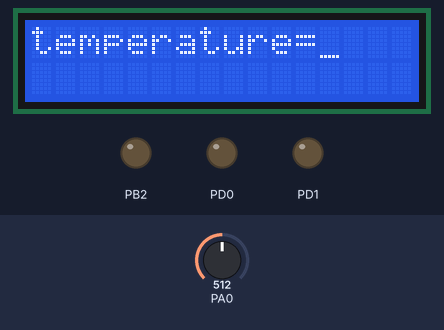
The program below on a simulated ATmega32, built with avr-gcc and emulated at 8 MHz (the files do not name the chip). Parts: 16×2 character LCD, output pins drawn as LEDs (lit = HIGH). Wiring (inferred from the signals the program sends): character LCD (HD44780): RS PB1; E PB0; data PD4, PD5, PD6, PD7. Inputs (shaded band) come from the test bench; at power-on: PA0 = 512. Pins used as bus, display or sensor lines are not drawn.

Above: at 1.2 s.
1.3 s: PA0 set to 417
4.3 s: PA0 set to 390
At 5.4 s:
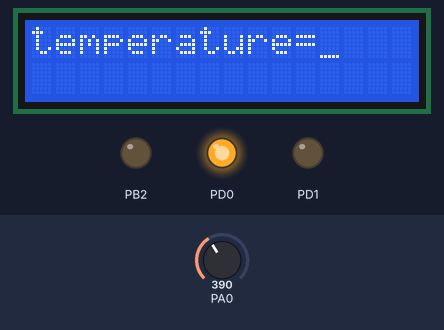
7.3 s: PA0 set to 43
At 8.1 s:
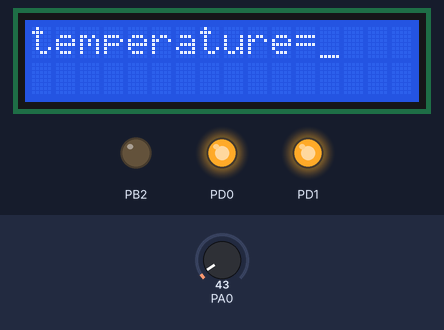
10.3 s: PA0 set to 37
13.3 s: PA0 set to 73
16.3 s: PA0 set to 85
At 17.4 s:
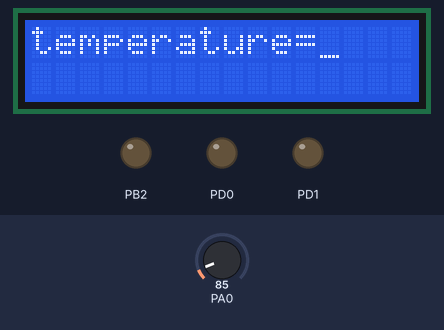
Timing chart, 0 to 19.3 s (numbered marks = the images above; inputs shaded):
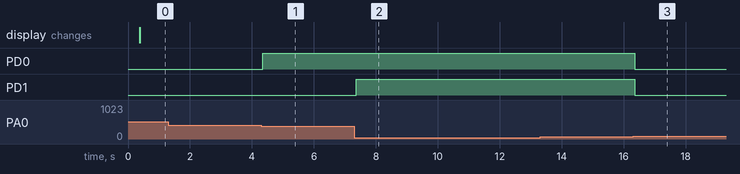

Measured:
- the behaviour switches between 400 and 399 on PA0 (found by bisection; images 0 and 1)
- the behaviour switches between 79 and 80 on PA0 (found by bisection; images 2 and 3)
- after the input at 1.3 s, every drawn part: stays the same
- after the input at 4.3 s, PD0: LOW → HIGH after 0.05 s
- after the input at 7.3 s, PD1: LOW → HIGH after 0.06 s
- after the input at 10.3 s, every drawn part: stays the same
- after the input at 13.3 s, every drawn part: stays the same
- after the input at 16.3 s, PD0, PD1: HIGH → LOW after 0.05 s

The program:

main.c
```c
#include <avr/io.h>
#include "ADC_driver.h"
#include "LCD.h"

char read_val;
unsigned short temperatue;

int main(void)
{
	// Set pin directions for control pins of external devices
	DIO_vsetPINDir('D', 0, 1); // Pin D0 as output
	DIO_vsetPINDir('D', 1, 1); // Pin D1 as output

	// Initialize the LCD and ADC
	LCD_vInit();
	ADC_vinit();

	LCD_vSend_string("temperature="); // Display "temperature=" on the LCD

	while (1)
	{
		temperatue = (ADC_u16Read() * 0.25); // Read temperature from ADC and scale it

		if (temperatue < 10)
		{
			LCD_movecursor(1, 13); // Move cursor to position (1, 13) on the LCD
			LCD_vSend_char(30); // Display '0' on the LCD
			LCD_vSend_char((temperatue % 10) + 48); // Display the digit in the one's place
			LCD_vSend_char(0xDF); // Display the degree symbol on the LCD
			LCD_vSend_char('c'); // Display 'c' for Celsius on the LCD
		}
		else if (temperatue < 100)
		{
			LCD_movecursor(1, 13); // Move cursor to position (1, 13) on the LCD
			LCD_vSend_char((temperatue / 10) + 48); // Display the digit in the tens place
			LCD_vSend_char((temperatue % 10) + 48); // Display the digit in the one's place
			LCD_vSend_char(0xDF); // Display the degree symbol on the LCD
			LCD_vSend_char('c'); // Display 'c' for Celsius on the LCD

			if (temperatue < 20)
			{
				DIO_write('D', 1, 1); // Set pin D1 to high (logic level 1)
			}
			else if (temperatue > 30)
			{
				DIO_write('D', 0, 1); // Set pin D0 to high (logic level 1)
			}
			else
			{
				DIO_write('D', 0, 0); // Set pin D0 to low (logic level 0)
				DIO_write('D', 1, 0); // Set pin D1 to low (logic level 0)
			}
		}
		else
		{
			// No specific actions for temperature greater than or equal to 100
		}
	}
}
```

std_macros.h
```c
/**
 * @name std_macros.h
 * @date May 7, 2023
 * @author Romany Sobhy
 *
 * @details
 * This header file defines macros for common bit-level operations on registers.
 */
#define REGISTER_SIZE 8
#define SET_BIT(reg,bit)    reg|=(1<<bit)
#define CLR_BIT(reg,bit)    reg&=(~(1<<bit))
#define TOG_BIT(reg,bit)    reg^=(1<<bit)
#define READ_BIT(reg,bit)    (reg&(1<<bit))>>bit
#define IS_BIT_SET(reg,bit)  (reg&(1<<bit))>>bit

/* @explanation: IS_BIT_CLR:
 * - (reg & (1 << bit)) performs a bitwise AND operation between the register reg and a mask created by shifting 1 to the left by bit positions.
 *   This masks out the specific bit within the register.
 * - ((reg & (1 << bit)) >> bit) shifts the result of the bitwise AND operation to the right by bit positions.
 *   This moves the masked bit to the least significant bit position.
 * - !((reg & (1 << bit)) >> bit) applies the logical NOT operator to the shifted result.
 *   This inverts the bit value, resulting in true (1) if the bit is cleared (0), and false (0) if the bit is set (1).
 */
#define IS_BIT_CLR(reg,bit)  !((reg&(1<<bit))>>bit)
#define ROR(reg,num)         reg=(reg<<(REGISTER_SIZE-num))|(reg>>(num))
#define ROL(reg,num)        reg= (reg>>(REGISTER_SIZE-num))|(reg<<(num))
```

LCD_config.h
```c
 /* @name LCD_config.h
 * @date May 9, 2023
 * @author Romany Sobhy
 *
 * @details
 *This module provides functions to control and manipulate a Liquid Crystal Display (LCD) using Digital I/O pins and ports on a microcontroller.
 *It includes functions to initialize the LCD, send commands and data to the LCD, clear the screen, move the cursor, and display strings.
 *The driver supports both 4-bit and 8-bit modes of operation, depending on the configuration.
 *To use this driver, the "DIO.h" and "LCD_config.h" header files must be included.
 */


#ifndef LCD_CONFIG_H_
#define LCD_CONFIG_H_
#define four_bits_mode
#endif /* LCD_CONFIG_H_ */
```

ADC_driver.c
```c
/**
 * @brief ADC Driver
 * @date May 8, 2023
 * @author Romany Sobhy
 *
 * @details This driver provides functions to initialize and read from the ADC (Analog-to-Digital Converter) module.
 * The ADC module is used to convert analog input signals into digital values for further processing by the microcontroller.
 * This driver sets up the ADC reference voltage, enables the ADC module, and adjusts the ADC clock.
 * It also provides a function to read the converted digital value from the ADC.
 */
#include <avr/io.h>
#include "std_macros.h"
void ADC_vinit(void)
{
	SET_BIT(ADMUX,REFS0); //configure VREF
	SET_BIT(ADMUX,REFS1);
	SET_BIT(ADCSRA,ADEN); // enable ADC
	/* adjust ADC clock*/
	SET_BIT(ADCSRA,ADPS2);
	SET_BIT(ADCSRA,ADPS1);
}
unsigned short ADC_u16Read(void)
{
	unsigned short read_val;

	SET_BIT(ADCSRA,ADSC); // Start ADC conversion
	while(IS_BIT_CLR(ADCSRA,ADIF)); // Wait for conversion to complete
	SET_BIT(ADCSRA,ADIF); // Clear ADIF flag
	read_val = (ADCL); // Read low byte first
	read_val |= (ADCH<<8); // Read high byte and combine with low byte

	return read_val;
}
```

ADC_driver.h
```c
/**
 * @file ADC_driver.h
 * @date May 8, 2023
 * @author Romany Sobhy
 *
 * @details
 * This file contains SW INTERFACES DECLARATIONS for ADC driver.
 */


#ifndef ADC_DRIVER_H_
#define ADC_DRIVER_H_


/*------------------ SW INTERFACES DECLARATIONS -------------------------*/

void ADC_vinit(void);
unsigned short ADC_u16Read(void);

/*------------------ SW INTERFACES DECLARATIONS END ---------------------*/


#endif /* ADC_DRIVER_H_ */
```

LCD.c
```c
/**
 * @name LCD.c
 * @date May 9, 2023
 * @author Romany Sobhy
 *
 * @details
 *This module provides functions to control and manipulate a Liquid Crystal Display (LCD) using Digital I/O pins and ports on a microcontroller.
 *It includes functions to initialize the LCD, send commands and data to the LCD, clear the screen, move the cursor, and display strings.
 *The driver supports both 4-bit and 8-bit modes of operation, depending on the configuration.
 *To use this driver, the "DIO.h" and "LCD_config.h" header files must be included.
 */
#include "LCD.h"
#define  F_CPU 8000000UL
#include <util/delay.h>

void LCD_vInit(void)
{
	_delay_ms(200);
	#if defined eight_bits_mode
	DIO_vsetPINDir('A',0,1);
	DIO_vsetPINDir('A',1,1);
	DIO_vsetPINDir('A',2,1);
	DIO_vsetPINDir('A',3,1);
	DIO_vsetPINDir('A',4,1);
	DIO_vsetPINDir('A',5,1);
	DIO_vsetPINDir('A',6,1);
	DIO_vsetPINDir('A',7,1);
	DIO_vsetPINDir('B',EN,1);
	DIO_vsetPINDir('B',RW,1);
	DIO_vsetPINDir('B',RS,1);
	DIO_write('B',RW,0);
	LCD_vSend_cmd(EIGHT_BITS); //8 bit mode
	_delay_ms(1);
	LCD_vSend_cmd(CURSOR_ON_DISPLAN_ON);//display on cursor on
	_delay_ms(1);
	LCD_vSend_cmd(CLR_SCREEN);//clear the screen
	_delay_ms(10);
	LCD_vSend_cmd(ENTRY_MODE); //entry mode
	_delay_ms(1);

	#elif defined four_bits_mode
	DIO_vsetPINDir('D',4,1);
	DIO_vsetPINDir('D',5,1);
	DIO_vsetPINDir('D',6,1);
	DIO_vsetPINDir('D',7,1);
	DIO_vsetPINDir('B',EN,1);
	DIO_vsetPINDir('B',RW,1);
	DIO_vsetPINDir('B',RS,1);
   	DIO_write('B',RW,0);
	LCD_vSend_cmd(RETURN_HOME); //return home
	_delay_ms(10);
	LCD_vSend_cmd(FOUR_BITS); //4bit mode
	_delay_ms(1);
	LCD_vSend_cmd(CURSOR_ON_DISPLAN_ON);//display on cursor on
	_delay_ms(1);
	LCD_vSend_cmd(CLR_SCREEN);//clear the screen
	_delay_ms(10);
	LCD_vSend_cmd(ENTRY_MODE); //entry mode
	_delay_ms(1);
	#endif
}


static void send_falling_edge(void)
{
	DIO_write('B',EN,1);
	_delay_ms(2);
	DIO_write('B',EN,0);
	_delay_ms(2);
}
void LCD_vSend_cmd(char cmd)
{
	#if defined eight_bits_mode
	DIO_write_port('A',cmd);
	DIO_write('B',RS,0);
	send_falling_edge();

	#elif defined four_bits_mode
	write_high_nibble('D',cmd>>4);
	DIO_write('B',RS,0);
	send_falling_edge();
	write_high_nibble('D',cmd);
	DIO_write('B',RS,0);
	send_falling_edge();
	#endif
	_delay_ms(1);
}

void LCD_vSend_char(char data)
{
	#if defined eight_bits_mode
	DIO_write_port('A',data);
	DIO_write('B',RS,1);
	send_falling_edge();

	#elif defined four_bits_mode
	write_high_nibble('D',data>>4);
	DIO_write('B',RS,1);
	send_falling_edge();
	write_high_nibble('D',data);
	DIO_write('B',RS,1);
	send_falling_edge();
	#endif
	_delay_ms(1);
}


void LCD_vSend_string(char *data)
{
	while((*data)!='\0')
	{
		LCD_vSend_char(*data);
		data++;
	}
}
void LCD_clearscreen()
{
	LCD_vSend_cmd(CLR_SCREEN);
	_delay_ms(10);
}
void LCD_movecursor(char row,char coloumn)
{
	char data ;
	if(row>2||row<1||coloumn>16||coloumn<1)
	{
		data=0x80;
	}
	else if(row==1)
	{
		data=0x80+coloumn-1 ;
	}
	else if (row==2)
	{
		data=0xc0+coloumn-1;
	}
	LCD_vSend_cmd(data);
	_delay_ms(1);
}
```

LCD.h
```c
/**
 * @name LCD.h
 * @date May 9, 2023
 * @author Romany Sobhy
 *
 * @details
 *This module provides functions to control and manipulate a Liquid Crystal Display (LCD) using Digital I/O pins and ports on a microcontroller.
 *It includes functions to initialize the LCD, send commands and data to the LCD, clear the screen, move the cursor, and display strings.
 *The driver supports both 4-bit and 8-bit modes of operation, depending on the configuration.
 *To use this driver, the "DIO.h" and "LCD_config.h" header files must be included.
 */

#ifndef LCD_H_
#define LCD_H_
#include "DIO.h"
#include "LCD_config.h"
#define CLR_SCREEN 0x01
#define CURSOR_ON_DISPLAN_ON 0x0e
#define RETURN_HOME 0x02
#define ENTRY_MODE 0x06
#if defined four_bits_mode
#define EN 0
#define RS 1
#define RW 2
#define FOUR_BITS 0x28
#elif defined eight_bits_mode
#define EN 0
#define RS 1
#define RW 2
#define EIGHT_BITS 0x38
#endif
void LCD_vInit(void);
static void send_falling_edge(void);
void LCD_vSend_cmd(char cmd);
void LCD_vSend_char(char data);
void LCD_vSend_string(char *data);
void LCD_clearscreen();
void LCD_movecursor(char row,char coloumn);

#endif /* LCD_H_ */
```

DIO.c
```c
/**
 * @brief DIO Driver
 * @date May 8, 2023
 * @author Romany Sobhy
 *
* @details This driver provides functions to control and manipulate Digital I/O pins and ports on a microcontroller.
* The functions in this driver allow setting pin directions, writing values to pins, reading pin values,
* toggling pin values, setting port directions, writing values to ports, reading port values,
* connecting/disconnecting pull-up resistors, and writing values to the nibbles of a port.
*/

#include <avr/io.h>
#include "std_macros.h"
void DIO_vsetPINDir(unsigned char portname,unsigned char pinnumber,unsigned char direction)
{
	switch(portname)
	{


		case 'A':
		if(direction==1)
		{
			SET_BIT(DDRA,pinnumber);//Set the direction of the given pin in port A as output
		}
		else
		{
			CLR_BIT(DDRA,pinnumber);//Set the direction of the given pin in port A as input
		}
		break;
		case 'B':
		if(direction==1)
		{
			SET_BIT(DDRB,pinnumber);//Set the direction of the given pin in port B as output
		}
		else
		{
			CLR_BIT(DDRB,pinnumber);//Set the direction of the given pin in port B as input
		}
		break;
		case 'C':
		if(direction==1)
		{
			SET_BIT(DDRC,pinnumber);//Set the direction of the given pin in port C as output
		}
		else
		{
			CLR_BIT(DDRC,pinnumber);//Set the direction of the given pin in port C as input
		}
		break;
		case 'D':
		if(direction==1)
		{
			SET_BIT(DDRD,pinnumber);//Set the direction of the given pin in port D as output
		}
		else
		{
			CLR_BIT(DDRD,pinnumber);//Set the direction of the given pin in port D as input
		}
		break;
		default:
		break;
	}
}


void DIO_write(unsigned char portname,unsigned char pinnumber,unsigned char outputvalue)
{
	switch(portname)
	{
		case 'A' :

		if(outputvalue==1)
		{
			SET_BIT(PORTA,pinnumber);//Set the value of the given pin in port A as High
		}
		else
		{
			CLR_BIT(PORTA,pinnumber);//Set the value of the given pin in port A as Low
		}
		break ;
		case 'B':

		if(outputvalue==1)
		{
			SET_BIT(PORTB,pinnumber);//Set the value of the given pin in port B as High
		}
		else
		{
			CLR_BIT(PORTB,pinnumber);//Set the value of the given pin in port B as Low
		}
		break ;
		case 'C' :

		if(outputvalue==1)
		{
			SET_BIT(PORTC,pinnumber);//Set the value of the given pin in port C as High
		}
		else
		{
			CLR_BIT(PORTC,pinnumber);//Set the value of the given pin in port C as Low
		}
		break ;
		case 'D':

		if(outputvalue==1)
		{
			SET_BIT(PORTD,pinnumber);//Set the value of the given pin in port D as High
		}
		else
		{
			CLR_BIT(PORTD,pinnumber);//Set the value of the given pin in port D as Low
		}
		break ;
		default: break ;
	}
}


unsigned char DIO_u8read(unsigned char portname,unsigned char pinnumber)
{
	unsigned char return_value=0;
	switch(portname)
	{
		case 'A' :
		return_value=READ_BIT(PINA,pinnumber);//Read the value from the given pin in port A
		break;

		case 'B' :
		return_value=READ_BIT(PINB,pinnumber);//Read the value from the given pin in port B
		break;

		case 'C' :
		return_value=READ_BIT(PINC,pinnumber);//Read the value from the given pin in port C
		break;

		case 'D' :
		return_value=READ_BIT(PIND,pinnumber);//Read the value from the given pin in port D
		break;
		default:
		break;
	}
	return return_value ;
}
void DIO_toggle(unsigned char portname,unsigned char pinnumber)
{
	switch(portname)
	{
		case 'A':
		TOG_BIT(PORTA,pinnumber);//Toggle the value of the given pin in port A
		break;
		case 'B':
		TOG_BIT(PORTB,pinnumber);//Toggle the value of the given pin in port B
		break;
		case 'C':
		TOG_BIT(PORTC,pinnumber);//Toggle the value of the given pin in port C
		break;
		case 'D':
		TOG_BIT(PORTD,pinnumber);//Toggle the value of the given pin in port D
		break;
		default: break;
	}
}
void DIO_set_port_direction(unsigned char portname,unsigned char direction)
{
	switch(portname)
	{
		case 'A' :
		DDRA=direction; //set the direction of port A
		break ;
		case 'B':
		DDRB=direction; //set the direction of port B
		break ;
		case 'C' :
		DDRC=direction; //set the direction of port C
		break ;
		case 'D':
		DDRD=direction; //set the direction of port D
		break ;
		default:
		break ;
	}

}
void DIO_write_port(unsigned char portname,unsigned char portvalue)
{
	switch(portname)
	{
		case 'A' :
		PORTA=portvalue; //Write the given value to the port A
		break ;
		case 'B':
		PORTB=portvalue; //Write the given value to the port B
		break ;
		case 'C' :
		PORTC=portvalue; //Write the given value to the port C
		break ;
		case 'D':
		PORTD=portvalue; //Write the given value to the port D
		break ;
		default:
		 break ;
	}
}

unsigned char DIO_read_port(unsigned char portname)
{
	unsigned char return_val=0;
	switch(portname)
	{
		case 'A' :
		return_val=PINA; // read the value of port A
		break ;
		case 'B':
		return_val=PINB; // read the value of port B
		break ;
		case 'C' :
		return_val=PINC; // read the value of port C
		break ;
		case 'D':
		return_val=PIND; // read the value of port D
		break ;
		default:
		break ;
	}
	return return_val;
}

void DIO_vconnectpullup(char portname ,char pinnumber, char connect_pullup)
{
	switch(portname)
	{
		case 'A':
		if(connect_pullup==1)
		{
			SET_BIT(PORTA,pinnumber);
		}
		else
		{
			CLR_BIT(PORTA,pinnumber);
		}
		break;
		case 'B':
		if(connect_pullup==1)
		{
			SET_BIT(PORTB,pinnumber);
		}
		else
		{
			CLR_BIT(PORTB,pinnumber);
		}
		break;
		case 'C':
		if(connect_pullup==1)
		{
			SET_BIT(PORTC,pinnumber);

		}
		else
		{
			CLR_BIT(PORTC,pinnumber);
		}
		break;
		case 'D':
		if(connect_pullup==1)
		{
			SET_BIT(PORTD,pinnumber);

		}
		else
		{
			CLR_BIT(PORTD,pinnumber);
		}
		break;

	}
}

void write_low_nibble(unsigned char portname,unsigned char value)
{
	value&=0x0f;
	switch(portname)
	{
		case 'A':
		PORTA&=0xf0;
		PORTA|=value;
		case 'B':
		PORTB&=0xf0;
		PORTB|=value;
		case 'C':
		PORTC&=0xf0;
		PORTC|=value;
		case 'D':
		PORTD&=0xf0;
		PORTD|=value;
	}
}

void write_high_nibble(unsigned char portname,unsigned char value)
{
	value<<=4;
	switch(portname)
	{
		case 'A':
		PORTA&=0x0f;
		PORTA|=value;
		case 'B':
		PORTB&=0x0f;
		PORTB|=value;
		case 'C':
		PORTC&=0x0f;
		PORTC|=value;
		case 'D':
		PORTD&=0x0f;
		PORTD|=value;
	}
}
```

DIO.h
```c
/**
 * @name DIO.h
 * @date May 9, 2023
 * @author Romany Sobhy
 *
 * @details
 * This module provides functions to control and manipulate Digital I/O pins and ports on a microcontroller.
 */
#ifndef DIO_H_
#define DIO_H_

/*
 * @brief Set the direction of a specific pin in a given port.
 * @param portname: The name of the port.
 * @param pinnumber: The number of the pin.
 * @param direction: The direction to set (0 = input, 1 = output).
 * @return None.
 */
void DIO_vsetPINDir(unsigned char portname, unsigned char pinnumber, unsigned char direction);

/*
 * @brief Set the value of a specific pin in a given port.
 * @param portname: The name of the port.
 * @param pinnumber: The number of the pin.
 * @param outputvalue: The value to set (0 = low, 1 = high).
 * @return None.
 */
void DIO_write(unsigned char portname, unsigned char pinnumber, unsigned char outputvalue);

/*
 * @brief Read the value of a specific pin in a given port.
 * @param portname: The name of the port.
 * @param pinnumber: The number of the pin.
 * @return 1 if the value of the pin is high, 0 if the value is low.
 */
unsigned char DIO_u8read(unsigned char portname, unsigned char pinnumber);

/*
 * @brief Reverse the value of a specific pin in a given port.
 * @param portname: The name of the port.
 * @param pinnumber: The number of the pin.
 * @return None.
 */
void DIO_toggle(unsigned char portname, unsigned char pinnumber);

/*
 * @brief Set the direction of the entire port.
 * @param portname: The name of the port.
 * @param direction: The direction to set for the whole port (0 = input, 1 = output).
 * @return None.
 */
void DIO_set_port_direction(unsigned char portname, unsigned char direction);

/*
 * @brief Write a value to all pins of a given port.
 * @param portname: The name of the port.
 * @param portvalue: The value to write to all pins.
 * @return None.
 */
void DIO_write_port(unsigned char portname, unsigned char portvalue);

/*
 * @brief Read the value of a given port.
 * @param portname: The name of the port.
 * @return The value of the port.
 */
unsigned char DIO_read_port(unsigned char portname);

/*
 * @brief Connect or disconnect the pull-up resistor for a specific pin in a given port.
 * @param portname: The name of the port.
 * @param pinnumber: The number of the pin.
 * @param connect_pullup: Whether to connect (1) or disconnect (0) the pull-up resistor.
 * @return None.
 */
void DIO_vconnectpullup(char portname, char pinnumber, char connect_pullup);

/*
 * @brief Write a value to the low nibble of a given port.
 * @param portname: The name of the port.
 * @param value: The value to write to the low nibble.
 * @return None.
 */
void write_low_nibble(unsigned char portname, unsigned char value);

/*
 * @brief Write a value to the high nibble of a given port.
 * @param portname: The name of the port.
 * @param value: The value to write to the high nibble.
 * @return None.
 */
void write_high_nibble(unsigned char portname, unsigned char value);

#endif /* DIO_H_ */
```
